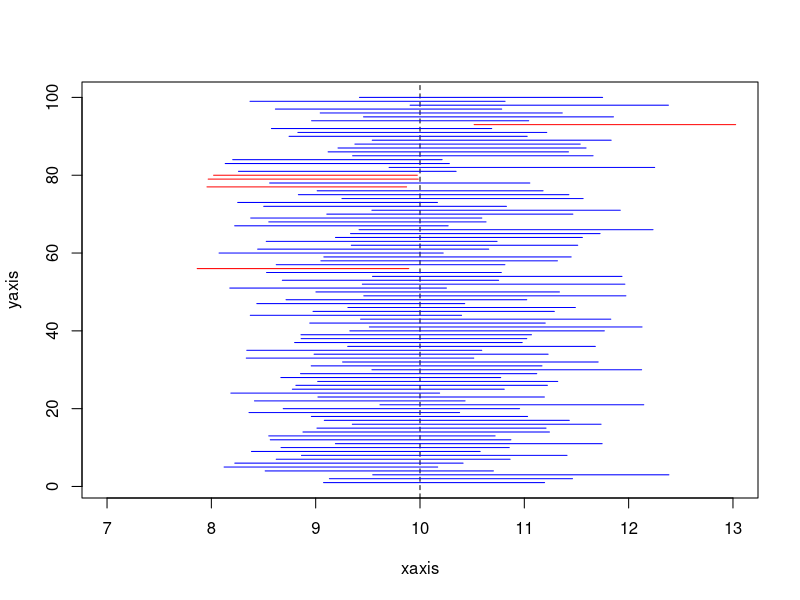
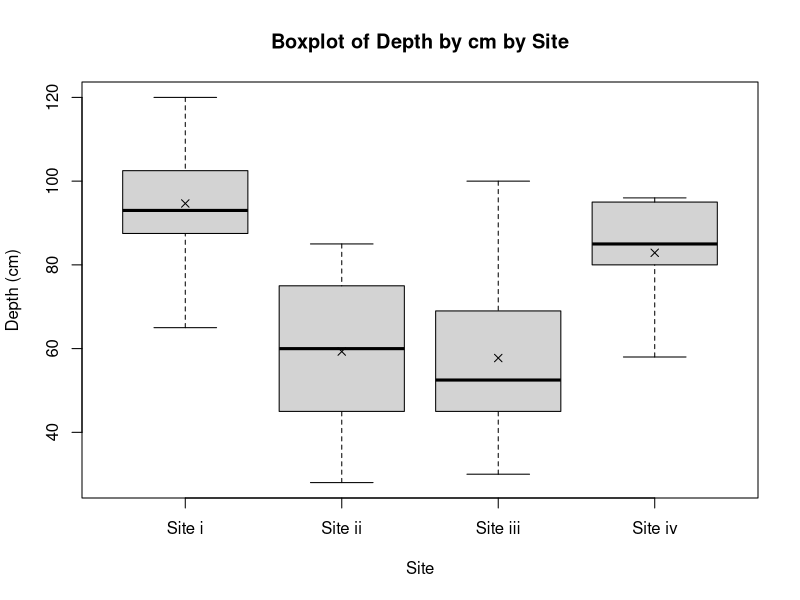

Recreate these plots in R, in order. (Note: this script raises an error after producing the figures.)
## ---- chunk 1
knitr::opts_chunk$set(
	echo = TRUE,
	message = FALSE,
	warning = FALSE
)
library(tidyverse)


## ---- chunk 2
mean <- 41.1
sd <- 11.3
n <- 6
se <- sd / sqrt(n)
## ---- chunk 3
pnorm(55, mean, se) - pnorm(45, mean, se)
## ---- chunk 4
pnorm(65 / 2, mean, se)
## ---- chunk 5
n <- 140
p <- 0.35 #probability of A being choosed
p * n >= 5 & n * (1 - p) >= 5





## ---- chunk 6

se <- sqrt(p * (1 - p) / n)   # to be able to use it in the normal formula for
                              # sample below
1 - pnorm(0.4, p, se)

## ---- chunk 7
upper<-qnorm(0.9,p,se)
lower<-qnorm(0.1,p,se)
## ---- chunk 8
n<-63
xmean<-37.8
s<-34.51



# This is a normal curve as it is regarding a mean of samples.
se <- s/sqrt(n)
df <- n - 1
## ---- chunk 9
#i but as it is regarding a sample, it works as a normal.
#all 

newx <- (40 - xmean) / se
1 - pt(newx, df)

## ---- chunk 10
newx <- (30 - xmean) / se
pt(newx, df)
## ---- chunk 11
newx <- (40 - xmean) / se
pt(newx,df)-0.5
## ---- chunk 12
n=34
x.bar<-14.22
sigma<-2.9

alpha<-1-.9

x.bar+c(-1,1)*qnorm(1-alpha/2)*(sigma/sqrt(n))
## ---- chunk 13
s<-2.9
x.bar+c(-1,1)*qt(1-alpha/2,df=n-1)*(s/sqrt(n))
## ---- chunk 14
n<-400
# Option A is right-handed
# Option B is left-handed
# Option C is ambidextrous

p.b<-37/n
p.c<-11/n
p.a<-1-p.b-p.c
alpha<-1-0.99
p.b+
      (c(-1,1)*qnorm(1-alpha/2))*
      sqrt(p.b*(1-p.b)/n)


## ---- chunk 15
(p.b + p.c)+
      c(-1, 1) * qnorm(1 - alpha / 2) *
      (sqrt((p.b + p.c) * (1 - (p.b + p.c)) / n))
## ---- chunk 16
x.mat<-matrix(NA,5000,3)
n<-300
lambda<-0.1
mu<-1/lambda

for(i in 1:nrow(x.mat)) {
      
      sample <- rexp(n, lambda)

      limits <- mean(sample) +
            c(-1, 1) * qt(1-0.05/2, df= n-1) *
            (sd(sample) / sqrt(n))
      x.mat[i, 1:2] <- limits
      x.mat[i,3]<- mu>=limits[1]&mu<=limits[2] #This returns a T F vector

}

mean(x.mat[,3])


#Forth Part ----
#plot the 100 first CI with the average in the middle

xaxis<-seq(mu-3,mu+3,length=100)
yaxis<-1:100

plot(xaxis, yaxis, type = "n") +
      abline(v = 10, lty = 2) +
      for (i in 1:length(xaxis)) {
            lines(c(x.mat[i, 1], x.mat[i, 2]),
                  c(i, i),
                  col = if (x.mat[i, 1] < 10 & x.mat[i, 2] > 10) {
                        "blue"
                  } else{
                        "red"
                  })
            
            
            
      }
dev.off()    
## ---- chunk 17

mu<-3.5

n<-73
x.bar<-3.97
x.sd<-2.21
#significance = 0.05
#H0<- 3.35
#ha != h0

#solution
t<-(x.bar-mu)/(x.sd/sqrt(n))
p<-pt(-t,df=n-1)+(1-pt(t,df=n-1))
# the probability is greater than the alpha (significance value). For this 
# reason, we don't have reasons to believe the H0 is not true.

CI<- x.bar+c(-1,1)*qt(0.975,n-1)*x.sd/sqrt(n)
#the CI contains the H0. reassuring the t-test
## ---- chunk 18
#mean magnitude of sismic events on fiji
mu<-4.3
# Hypothesis Test is: ha>h0
alpha<-0.01
remove(x.bar)

t.test(quakes$mag,mu=mu,alternative="greater",conf.level=1-alpha)
#p.value is too small. A strong evidence the true magnitude is greater than 4.3
## ---- chunk 19
n<-length(quakes$mag)
CI<-mean(quakes$mag)+
      c(-1,1)*qt(1-0.01/2,n-1)*
      sd(quakes$mag)/sqrt(n)
#the CI interval does not contain the h0 mean for the true mean value.
## ---- chunk 20
library(MASS)
data(anorexia)
alpha<-0.05
#H0: d.mu=0 // HA: d.mu>0 The dist is a Student one

t.test(anorexia[,3],
       anorexia[,2],
       alternative = "greater",
       paired=TRUE)

#there is strong evidence to accept H0, as the p.value is small.
## ---- chunk 21
# Now a test for all the treatments
#Cont
t.test(anorexia[anorexia$Treat=="Cont",3],
       anorexia[anorexia$Treat=="Cont",2],
       alternative="greater",
       paired=TRUE)
# There is no statistical evidence to reject the claim that there is no 
# difference between  pre and post mean in the control group.

#CBT
t.test(anorexia[anorexia$Treat=="CBT",3],
       anorexia[anorexia$Treat=="CBT",2],
       alternative="greater",
       paired=TRUE)
# There is mild statistical evidence to accept that the post mean is greater 
# than the pre mean in the CBT group.

#FT
t.test(anorexia[anorexia$Treat=="FT",3],
       anorexia[anorexia$Treat=="FT",2],
       alternative="greater",
       paired=TRUE)

# There is strong statistical evidence to accept that in the FT group the mean 
#of post measurement is greater than the pre weight.
## ---- chunk 22
head(PlantGrowth)
levels(PlantGrowth[, 2])
data.1 <- PlantGrowth[PlantGrowth$group == "ctrl", ]
data.2 <- PlantGrowth[PlantGrowth$group != "ctrl", ]
#Hypotheses--> H0: ctrlmean-trtmean=0 // HA: ctrlmean-trtmean<0 

#Rule of thumb
sd(PlantGrowth[PlantGrowth$group != "ctrl",1])/
      sd(PlantGrowth[PlantGrowth$group == "ctrl",1])
      
# The rule of thumb states that there is enought to accept both variances are
# the same for that, we well use the pooled variance estimative test
## ---- chunk 23
t.test(PlantGrowth[PlantGrowth$group == "ctrl", 1],
       PlantGrowth[PlantGrowth$group != "ctrl", 1],
       alternative="less",
       var.equal = TRUE)
# The p.value ~0.41 there is no evidence to reject H0 as it is bigger than the 
#alpha 0.05. There is insufficient statistical evidence that the trtmean is 
# greater than the ctrl mean
## ---- chunk 24
my.t.test <- function(x,
                      y,
                      var.equal = FALSE,
                      paired = FALSE,
                      ...) {
      if (!paired) {
            var.equal <- max(c(sd(x), sd(y))) /
                  min(c(sd(x), sd(y))) < 2
      }
      return(t.test(
            x = x,
            y = y,
            var.equal = var.equal,
            paired = paired,
            ...
      ))
}
my.t.test2 <- function(x,
                      y,
                      var.equal = FALSE,
                      paired = FALSE,
                      ...) {
      if (paired) {
            var.equal <- max(c(sd(x), sd(y))) /
                  min(c(sd(x), sd(y))) < 2
      }
      return(t.test(
            x = x,
            y = y,
            var.equal = var.equal,
            paired = paired,
            ...
      ))
}

## ---- chunk 25
#i 
snacks <- c(87.7,80.01,77.28,78.76,81.52,74.2,80.71,79.5,77.87,81.94,80.7,82.32,
            75.78,80.19,83.91,79.4,77.52,77.62,81.4,74.89,82.95,73.59,77.92,77.18,
            79.83,81.23,79.28,78.44,79.01,80.47,76.23,78.89,77.14,69.94,78.54,79.7,
            82.45,77.29,75.52,77.21,75.99,81.94,80.41,77.7)
snacks2 <- c(80.22,79.73,81.1,78.76,82.03,81.66,80.97,81.32,80.12,78.98,79.21,
             81.48,79.86,81.06,77.96,80.73,80.34,80.01,81.82,79.3,79.08,79.47,
             78.98,80.87,82.24,77.22,80.03,79.2,80.95,79.17,81)
my.t.test(snacks2,snacks,alternative="greater")


#ii
men <- c(102,87,101,96,107,101,91,85,108,67,85,82)
women <- c(73,81,111,109,143,95,92,120,93,89,119,79,90,126,62,92,77,106,105,111)

my.t.test(men,women,alternative="two.sided")

#iii
rate.before <- c(52,66,89,87,89,72,66,65,49,62,70,52,75,63,65,61) 
rate.after <- c(51,66,71,73,70,68,60,51,40,57,65,53,64,56,60,59) 

my.t.test(rate.after,rate.before,alternative="less",paired=TRUE)
## ---- chunk 26
#Hypotheses: H0: p=0.9 // HA: p<0.9
p<-0.9
n<-89
x<-71
p.hat<-x/n
n*p.hat>5&n*(1-p.hat)>5
#as both are true, we can accept the to carry out with a normal distribution
## ---- chunk 27
z.test<-(p.hat-p)/(sqrt(p*(1-p)/n))
pnorm(z.test)
#the P-value is too small. with 99% of confidence, there is  enought statistical
#evidenve to reject H0 in favor of HA.
## ---- chunk 28
p.hat+c(-1,1)*qnorm(0.99)*sqrt(p*(1-p)/n)
#this result corroborates the answer in "B" as it excludes the claimmed mean of 
#0.9
## ---- chunk 29
x1<-97
n1<-445
x2<-90
n2<-419

p.hat1<-x1/n1
p.hat2<-x2/n2

#d
alpha<-0.05
#Hypotheses:: H0: p2-p1 =0 // HA:p2-p1 != 0
prop.test(c(x2,x1),
          c(n2,n1),
          alternative = "two.sided",
          conf.level = 1-alpha,
          correct = FALSE)
#the P-value is a big one. There is not enought statistical evidence that 
#the probability is different in each country. Pooled Variance
p<-(x1+x2)/(n1+n2)
#testing with the manual calculation
z<-(p.hat2-p.hat1)/(sqrt(p*(1-p)*(1/n1+1/n2)))
pval<-2*pnorm(z)
## ---- chunk 30
# statistic+critical Value*SE
se<-sqrt(p*(1-p)*(1/n1+1/n2))
(p.hat2-p.hat1)+c(-1,1)*qnorm(1-alpha/2)*se
#the CI includes the value 0 reassuring that both states might have the same 
# proportion.
## ---- chunk 31
z.test <- function(p1,
                   n1,
                   p2 = NULL,
                   n2 = NULL,
                   p0,
                   alternative = "two.sided",
                   conf.level = 0.95) {
      
      if(is.null(p2)|is.null(n2)){
            cat("One sample Z-Test\n")
            if(p1*n1||n1*(1-p1)){
                  warning("normal distribution may not be valid")
            }
            z<-(p1-p0)/sqrt(p0*(1-p0)/n1)
            CI<-(p1)+c(-1,1)*qnorm(1-conf.level/2)*sqrt(p0*(1-p0)/n1)
      }else{
            cat("two-sample test")
            if(p1*n1<5||n1*(1-p1)<5||n2*p2<5||n2*(1-p2)<5){
                  warning("Normal distribution might not be accurate as rule 
                          of thumb")
            }
            p.star(((n1*p1)+(n2*p2))/n1+n2)
            z<-(p1-p2-p0)/sqrt(p.star*(1-p.star)*(1/n1+1/n2))
            CI<-(p1-p1)+c(-1,1)*qnorm(1-conf.level/2)*
                  sqrt(p.star*(1-p.star)*(1/n1+1/n2))
            }
      #defining p-value
      p<-pnorm(z)
      if(alternative=="greater"){
            p<-1-p
      }
      if(alternative=="two.sided"){
            if(z>0){
                  p<-2*(1-p)
            }else{
                  p<-2*p
            }
      }
      return(list(Z=z,P=p,CI=CI))
}

sick <- c(0,0,1,1,0,0,0,0,0,1,0,0,0,0,0,0,0,0,1,0,0,0,1,1,1,0,0,0,1)
n.sick<-length(sick)
p.sick<-sum(sick)/n.sick
## ---- chunk 32
data(HairEyeColor)
total.hec<-HairEyeColor[,,1]+HairEyeColor[,,2]

chisq.test(total.hec)
#H0:: Variables A and B are Independent // Ha: Variables are not independent
# We have a very small p.number. A strong statistical evidence to reject H0
## ---- chunk 33
library("car")
Duncan[,1]

c.prof<-length(Duncan[Duncan[,1]=="prof",1])
c.bc<-length(Duncan[Duncan[,1]=="bc",1])
c.wc<-length(Duncan[Duncan[,1]=="wc",1])


Duncan.tab<-table(Duncan[,1])

#Hypotheses: H0: p1=p2=p3=1 //Ha: h0 is incorrect

chisq.test(Duncan.tab)

#the P-value is lesser than the alpha=0.05, there is enough evidence to believe 
# the Variables are dependent, following Ha

#B
#with alpha=0.01, the p.value becomes greater than it, we tend with H0, the 
#variables are independent. 
## ---- chunk 34
typeI.mean<-function(mu0,sigma,n,alpha,ITERATIONS=10000,test="less"){
      
      t.stat<-rep(NA,ITERATIONS)
      pvals<-rep(NA,ITERATIONS)
      for(i in 1:ITERATIONS){
            temporary.sample<-rnorm(n=n,mean=mu0,sd=sigma)
            temporary.mean<-mean(temporary.sample)
            temporary.sd<-sd(temporary.sample)
            t.stat[i]<-(temporary.mean-mu0)/(temporary.sd/sqrt(n))
      }
      if(test=="less"){
        pvals<-pt(t.stat,df=n-1)    
      }else 
            if(test=="greater"){
            pvals<-1-pt(t.stat,df=n-1)
      }else 
            if(test=="two.sided"){
            pvals[t.stat>=0]<-2*(1-pt(t.stat[t.stat>=0],df=n-1))
            pvals[t.stat<0]<-2*pt(t.stat[t.stat<0],df=n-1)
            
            }else {
            stop("Not a valid test input, please use \"less\",\"greater\", or 
\"two.sided\"")
      }
      return(mean(pvals<alpha))
}

# i
typeI.mean(0,1,40,0.05,test="less")
typeI.mean(0,1,40,0.05,test="greater")
typeI.mean(0,1,40,0.05,test="two.sided")

## ---- chunk 35
typeI.mean(-4,0.3,60,0.01,test="less")
typeI.mean(-4,0.3,60,0.01,test="greater")
typeI.mean(-4,0.3,60,0.01,test="two.sided")
## ---- chunk 36
typeII.mean<-function(mu0,muA,sigma,n,alpha,test="two.sided",ITERATIONS=10000){
      test.t<-rep(NA,ITERATIONS)
      for(i in 1:ITERATIONS){
            temporary.sample<-rnorm(n=n,mean=muA,sd=sigma)
            temporary.mean<-mean(temporary.sample)
            temporary.sd<-sd(temporary.sample)
            test.t[i]<-(temporary.mean-mu0)/(temporary.sd/sqrt(n))
      }
      pvals<-pt(test.t,df=n-1)
      if(test=="less"){
            return(mean(pvals>=alpha))
      }else if(test=="greater"){
            return(mean(1-pvals>=alpha))
      }else if(test=="two.sided"){
            result <- pvals
            result[test.t>0] <- 1-pvals[test.t>0]
            return(mean(result>=alpha/2))
      }else {
            stop("argument \"test\" is not valid. Please use \"less\", 
\"greater\" or \"two.sided\"")
      }
}

#i
typeII.mean(-3.2,-3.3,0.1,25,0.05,"two.sided")
#ii
typeII.mean(8994,5600,3888,9,0.01,"less")
#iii
typeII.mean(0.44,0.4,2.4,68,0.05,"greater")
## ---- chunk 37
power.mean<-function(nvec,...){
      nlen<-length(nvec)
      result<-rep(NA,nlen)
      pbar<-txtProgressBar(min=0,max=nlen,style=3)
      for(i in 1:nlen){
            result[i]<-1-typeII.mean(n=nvec[i],...)
            setTxtProgressBar(pbar,i)
      }
      close(pbar)
      return(result)
}

#i
sample.sizes=5:100
power.mean(nvec=50,mu0=10,muA=10.5,sigma=0.9,alpha=0.01,test="two.sided")

#ii
power.mean(nvec=44,mu0=80,muA=78.5,sigma=3.1,alpha=0.05,test="two.sided")

power.mean(nvec=44,mu0=80,muA=78.5,sigma=3.1,alpha=0.01,test="two.sided")
## ---- chunk 38
snacks <- c(87.7,80.01,77.28,78.76,81.52,74.2,80.71,79.5,77.87,81.94,80.7,82.32,
            75.78,80.19,83.91,79.4,77.52,77.62,81.4,74.89,82.95,73.59,77.92,
            77.18,79.83,81.23,79.28,78.44,79.01,80.47,76.23,78.89,77.14,69.94,
            78.54,79.7,82.45,77.29,75.52,77.21,75.99,81.94,80.41,77.7)

sample.sizes<- 5:100




## ---- chunk 39
info<-data.frame("dep"=c(93,120,65,105,115,82,99,87,100,90,78,95,93,88,110,85,
                         45,80,28,75,70,65,55,50,40,100,75,65,40,73,65,50,30,
                         45,50,45,55,96,58,95,90,65,80,85,95,82),
                 "site"=c(rep("Site i",15),
                          rep("Site ii",10),
                          rep("Site iii",12),
                          rep("Site iv",9)))
## ---- chunk 40
infomean<-tapply(info$dep,info$site,mean)

boxplot(info$dep~info$site,
        xlab="Site",
        ylab="Depth (cm)",
        main="Boxplot of Depth by cm by Site")
points(1:4,infomean,pch=4)
## ---- chunk 41
infomeancen<-info$dep-infomean[as.numeric(info$site)]
qqnorm(infomeancen)
#The chart provides enought information to accept the normality of the data

info.sds<-tapply(info$dep,info$site,sd)
max(info.sds)/min(info.sds)
#to check the equality of variances we used the rule of thumb. as it is <2. We 
#accept it

## ---- chunk 42
infoaov<-aov(dep~site,info)
summary(infoaov)
#the p value is very small we have strong evidence to reject H0

dev.off()
## ---- chunk 43
sl.mean<-tapply(iris$Sepal.Length,iris$Species,mean) #mean
sl.meancen<-iris$Sepal.Length-sl.mean[as.numeric(iris$Species)] #mean centered
sl.sd<-tapply(iris$Sepal.Length,iris$Species,sd)

#checking variance
boxplot(iris$Sepal.Length~iris$Species)
      points(1:3,sl.mean,pch=4)

max(sl.sd)/min(sl.sd)
#the variance in Boxplot looks acceptable and the rule of thumb <2 confirms this

#checking normality
qqnorm(sl.meancen)
#the data gathered looks normal as well. we can use this information for an ANOVA.
#Sepal.width ----
sw.mean<-tapply(iris$Sepal.Width,iris$Species,mean) #mean
sw.meancen<-iris$Sepal.Width-sw.mean[as.numeric(iris$Species)] #mean centered
sw.sd<-tapply(iris$Sepal.Width,iris$Species,sd)

#checking variance
boxplot(iris$Sepal.Width~iris$Species)
      points(1:3,sl.mean,pch=4)

max(sw.sd)/min(sw.sd)
#the variance in Boxplot looks acceptable and the rule of thumb <2 confirms this

#checking normality
qqnorm(sw.meancen)
qqline(sw.meancen)
#the data gathered looks normal as well. we can use this information for an 
#ANOVA. This distributions looks mor normal then the previous
#Petal.Length ----
pl.mean<-tapply(iris$Petal.Length,iris$Species,mean) #mean
pl.meancen<-iris$Petal.Length-pl.mean[as.numeric(iris$Species)] #mean centered
pl.sd<-tapply(iris$Petal.Length,iris$Species,sd)

#checking variance
boxplot(iris$Petal.Length~iris$Species)
      points(1:3,sl.mean,pch=4)

max(pl.sd)/min(pl.sd)
#the variance in Boxplot does not look acceptable, and the rule of thumb is not 
#<2. this is not a good data to proceed with ANOVA.

#checking normality
qqnorm(pl.meancen)
qqline(pl.meancen)
#the data gathered looks normal as well. we can use this information for an 
#ANOVA. This distributions looks mor normal then the previous
#Petal.width----
pw.mean<-tapply(iris$Petal.Width,iris$Species,mean) #mean
pw.meancen<-iris$Petal.Width-pw.mean[as.numeric(iris$Species)] #mean centered
pw.sd<-tapply(iris$Petal.Width,iris$Species,sd)

#checking variance
boxplot(iris$Petal.Width~iris$Species)
      points(1:3,sl.mean,pch=4)

max(pw.sd)/min(pw.sd)
#the variance in Boxplot does not look acceptable
#and the rule of thumb >2 confirms this

#checking normality
qqnorm(pw.meancen)
qqline(pw.meancen)
#the data gathered looks normal as well. we can use this information for an 
#ANOVA. This distributions looks mor normal then the previous
#the best way to use a ANOVA is with the Sepal analysis
## ---- chunk 44
sl.aov<-aov(Sepal.Length~Species,iris)
summary(sl.aov)
#The pvalue is much less than the F value. We reject H0. 

sw.aov<-aov(Sepal.Width~Species,iris)
summary(sl.aov)
#The pvalue is much less than the F value. We reject H0. 
## ---- chunk 45
depth.fac <- cut(quakes$depth,breaks=c(0,200,400,680))
table(depth.fac)
## ---- chunk 46
m <- tapply(quakes$stations,depth.fac,mean)
mc <- quakes$stations-m[as.numeric(depth.fac)]
hist(mc)
qqnorm(mc)
qqline(mc) # Data appear non-normal... Kruskal-Wallis preferred over 
# parametric one-way ANOVA
## ---- chunk 47
kruskal.test(quakes$stations~depth.fac) # P-value > 0.01 (just barely); 
#retain null. Minimal evidence, at best, of a difference in median 
#number of detecting stations according to depth.fac categories.
## ---- chunk 48
library("MASS")
cars.means <- aggregate(Cars93$Length,
                        by=list(Cars93$AirBags,
                                Cars93$Man.trans.avail),
                        FUN=mean)
cars.means
## ---- chunk 49
interaction.plot(x.factor=cars.means[,1],
                 trace.factor=cars.means[,2],
                 respons=cars.means$x,
                 trace.label="Manual avail.",
                 xlab="Airbags",
                 ylab="Mean length") 
# There is some visual indication of interactive behavior owing to the 
#non-parallel nature of the two lines; but rememeber there are no 
#measures of variability of the various group means displayed on this 
#plot...
## ---- chunk 50
summary(aov(Length~AirBags+Man.trans.avail+AirBags:Man.trans.avail,data=Cars93)) # No formal statistical evidence of an interactive effect. Strong evidence of main effects, however -- both 'Airbags' and 'Man.trans.avail' appear to be related to car length.

## ---- chunk 51
library("MASS")
survfit <- lm(Height~Wr.Hnd,data=survey)
#(a)
predict(survfit,newdata=data.frame(Wr.Hnd=c(12,15.2,17,19.9)),interval="confidence",level=0.99)
## ---- chunk 52
incomplete.obs <- which(is.na(survey$Height)|is.na(survey$Wr.Hnd))
rho.xy <- cor(survey$Wr.Hnd,survey$Height,use="complete.obs")
b1 <- sd(survey$Height[-incomplete.obs])/sd(survey$Wr.Hnd[-incomplete.obs])*rho.xy
b1
b0 <- mean(survey$Height[-incomplete.obs])-b1*mean(survey$Wr.Hnd[-incomplete.obs])
b0
## ---- chunk 53
plot(survey$Height~survey$Pulse,xlab="Pulse rate (bpm)",ylab="Height (cm)")
survfit <- lm(Height~Pulse,data=survey)
survfit # Model equation is  y = 177.86 - 0.072x
abline(survfit,lwd=2)
## ---- chunk 54
summary(survfit) # For each additional bpm, the mean student height is estimated to decrease by 0.072cm; p-value for slope is 0.275. No evidence to reject H0. Insufficient evidence to conclude that pulse rate affects mean student height.
confint(survfit,level=0.9)
## ---- chunk 55
xseq <- data.frame(Pulse=seq(30,110,length=100))
survfit.ci <- predict(survfit,newdata=xseq,interval="confidence",level=0.9)
survfit.pi <- predict(survfit,newdata=xseq,interval="prediction",level=0.9)

plot(survey$Height~survey$Pulse,xlab="Pulse rate (bpm)",ylab="Height (cm)")
abline(survfit,lwd=2)
lines(xseq[,1],survfit.ci[,2],lty=2)
lines(xseq[,1],survfit.ci[,3],lty=2)
lines(xseq[,1],survfit.pi[,2],lty=2,col="grey")
lines(xseq[,1],survfit.pi[,3],lty=2,col="grey")
legend("topleft",legend=c("90% CI","90% PI"),lty=2,col=c("black","grey"))
## ---- chunk 56
incomplete.obs <- which(is.na(survey$Height)|is.na(survey$Pulse))
#abline(h=mean(survey$Height[-incomplete.obs]),col=2,lty=3,lwd=3) # The line sits in the middle of the CI bands without breaching them. This supports the conclusion that pulse rate is not significantly related to mean student height.

## ---- chunk 57
?mtcars
plot(mtcars$mpg~mtcars$wt,xlab="Weight (lbs/1000)",ylab="MPG")
## ---- chunk 58
carfit <- lm(mpg~wt,data=mtcars)
carfit
attach(mtcars)
plot(wt,mpg)
abline(carfit,lwd=2)
## ---- chunk 59
summary(carfit) # mean MPG = 37.28 - 5.34*weight # For each extra 1000lbs of weight, the mean MPG decreases by 5.34; p-value for slope is very small---result is statistically significant---strong evidence to suggest that mean MPG changes according to weight (for cars of this era).

## ---- chunk 60
predict(carfit,newdata=data.frame(wt=6),interval="prediction",level=0.95) # Predicting at 6000lbs seems untrustworthy. Extrapolation is far enough outside the range of the observed data such that the associated PI has a lower limit that is negative, which makes no sense in terms of the response variable of MPG.

## ---- chunk 61
library("MASS")
#(a)
table(survey$Exer)
boxplot(survey$Height~survey$Exer)
## ---- chunk 62
survfit <- lm(Height~Exer,data=survey)
summary(survfit) # The reference level of the predictor defaults to 
#the first level of the factor, which in this case (as is the default in R) is 
#alphabetically arranged to be 'Freq'.

## ---- chunk 63
one.of.each <- factor(levels(survey$Exer))
one.of.each
predict(survfit,newdata=data.frame(Exer=one.of.each),interval="prediction")

## ---- chunk 64
summary(aov(Height~Exer,data=survey)) # Same 'global' P-value as the lm model 
#summary. There is evidence to suggest mean student height differs according to 
#exercise frequency.
## ---- chunk 65
ExerReordered <- relevel(survey$Exer,ref="None")
levels(ExerReordered)
summary(aov(Height~ExerReordered,data=survey)) 
# There is no change to the omnibus F-test if we reorder the the reference level
#of exercise to be 'none', and nor should we expect there to be. The global test
#of a difference between the means doesn't depend on what we set the baseline 
#value of the response to be.

## ---- chunk 66
carfit <- lm(qsec~gear,data=mtcars)
summary(carfit) # The effect of 'gear' when treated as a continuous variable is 
#interpreted as a decrease in quarter-mile time of around 0.5 seconds, on 
#average, for each additional forward gear. However, there is no evidence that 
#this effect is different to zero, with a high P-value of 0.243 (and a similar 
#global p-value)
## ---- chunk 67
#(h)
carfit2 <- lm(qsec~factor(gear),data=mtcars)
summary(carfit2) # The effect of 'gear' when treated as a categorical variable 
#now appears to be statistically significant. Having 4 gears (as opposed to the 
#reference level of 3) seems to increase the mean quarter-mile time by 1.27 
#seconds, having 5 gears appears to decrease the mean quarter-mile time by 2.05 
#seconds. The global (omnibus F-test) p-value is also quite small, yielding 
#evidence in support of an effect of 'gear' on 'qsec'.
## ---- chunk 68
plot(mtcars$qsec~mtcars$gear,xlab="No. of Gears",ylab="Quarter-mile Time")
abline(carfit,lwd=2) # The plot indicates clearly that the difference between 
#the two models is due to the fact that the relationship cannot be well 
#explained by a continuous straight line. The first model therefore is incapable
#of realistically capturing the effect of changing categories in 'gear' on 
#'qsec'.
